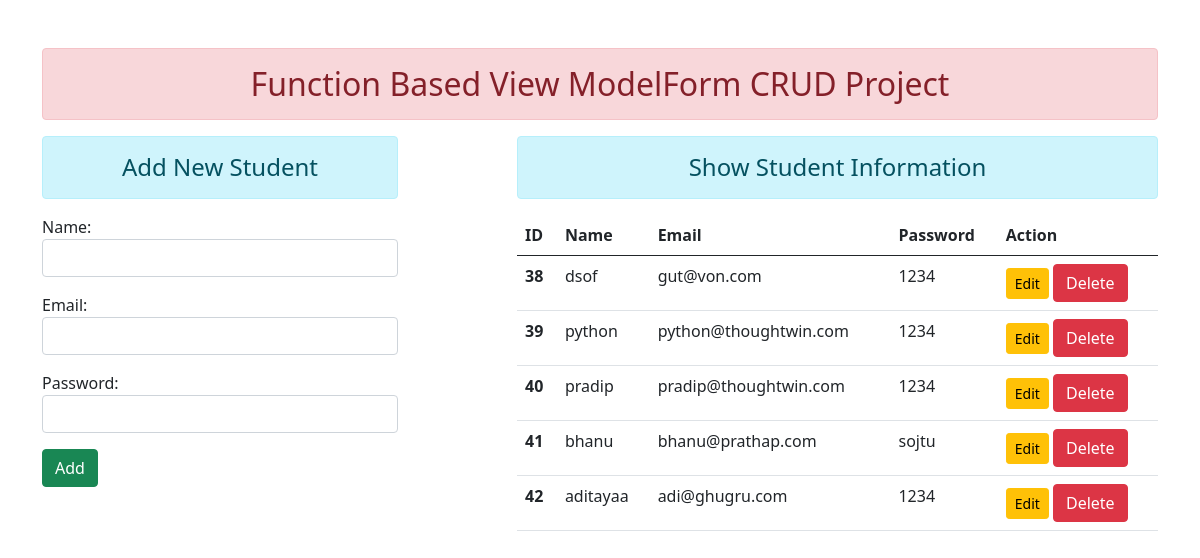
The page / on the database its author committed.
### enroll/models.py (models this page shows)
class User(models.Model):
    name = models.CharField(max_length=70)
    email = models.EmailField(max_length=100)
    password = models.CharField(max_length=50)

### enroll/views.py (the view)
# urls.py: path('',views.add_show,name="addandshow"),
def add_show(request):
    if request.method =='POST':
        fm = StudentRegistration(request.POST)
        if fm.is_valid():
            nm = fm.cleaned_data['name']
            em = fm.cleaned_data['email']
            pw = fm.cleaned_data['password']
            reg = User(name=nm,email=em,password=pw)
            reg.save()
            fm = StudentRegistration()
    else:
        fm = StudentRegistration()
    stud= User.objects.all()
    return render(request,'enroll/addandshow.html',{'form':fm,'stu':stud})

### enroll/forms.py
class StudentRegistration(forms.ModelForm):
    class Meta:
        model = User
        fields = ['name','email','password']
        widgets= {
            'name':forms.TextInput(attrs={'class':'form-control'}),
            'email':forms.EmailInput(attrs={'class':'form-control'}),
            'password':forms.PasswordInput(attrs={'class':'form-control'}),
        }

### enroll/templates/enroll/addandshow.html (shortened to what this page needs)
{% extends 'enroll/base.html' %}
{% block content %}
<div class="row">
 <div class="col-sm-4">
  <h4 class="text-center alert alert-info">Add New Student</h4>
   <form action="" method="POST">
   {{form.as_p}}
   <input type="submit" class="btn btn-success" value="Add">
   </form>
 </div>
<div class="col-sm-7 offset-1">
 <h4 class="text-center alert alert-info">Show Student Information</h4>
 {% if stu %}
    <table class="table table-hover">
    <thead>
        <tr>
        <th scope="col">ID</th>
        <th scope="col">Name</th>
        <th scope="col">Email</th>
        <th scope="col">Password</th>
        <th scope="col">Action</th>
        </tr>
    </thead>
    <tbody>
     {% for st in stu %}
        <tr>
        <th scope="row">{{st.id}}</th>
        <td>{{st.name}}</td>
        <td>{{st.email}}</td>
        <td>{{st.password}}</td>
        <td>
        <a href=" {% url 'updatedata' st.id %} " class="btn btn-warning btn-sm">Edit</a>
        <form action=" {% url 'deletedata' st.id %} " method="post" class="d-inline"> {% csrf_token %}
        <input type="submit" class="btn btn-danger" value="Delete">
        </form>
        </td>
        </tr>
     {% endfor %}
    </tbody>
    </table>
 {% else %}
  <h4 class="text-center alert alert-warning">No Record</h4>
 {% endif %}
</div>
</div>
{% endblock content %}

### enroll/templates/enroll/base.html (shortened to what this page needs)
<!DOCTYPE html>
{% load static %}
<html lang="en">
<head>
    <link rel="stylesheet" href=" {% static 'enroll/css/bootstrap.css' %} ">
</head>
<body>
<div class="container mt-5">
 <h2 class=" text-center alert alert-danger ">Function Based View ModelForm CRUD Project</h2>
 {% block content %}{% endblock content %}
</div>
</body>
</html>

### rows shown on the page
User: id "38", name "dsof", email "gut@von.com", password "1234"
User: id "39", name "python", email "python@thoughtwin.com", password "1234"
User: id "40", name "pradip", email "pradip@thoughtwin.com", password "1234"
User: id "41", name "bhanu", email "bhanu@prathap.com", password "sojtu"
User: id "42", name "aditayaa", email "adi@ghugru.com", password "1234"
